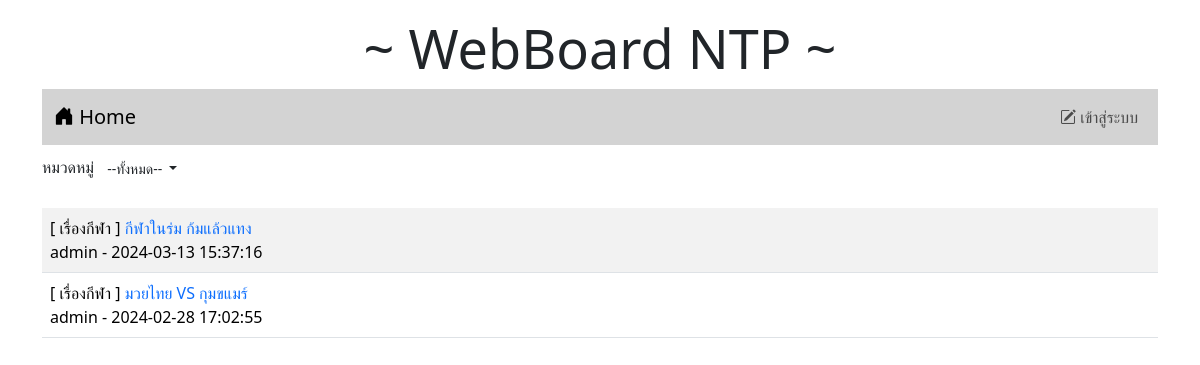
Before: / with the older database file.
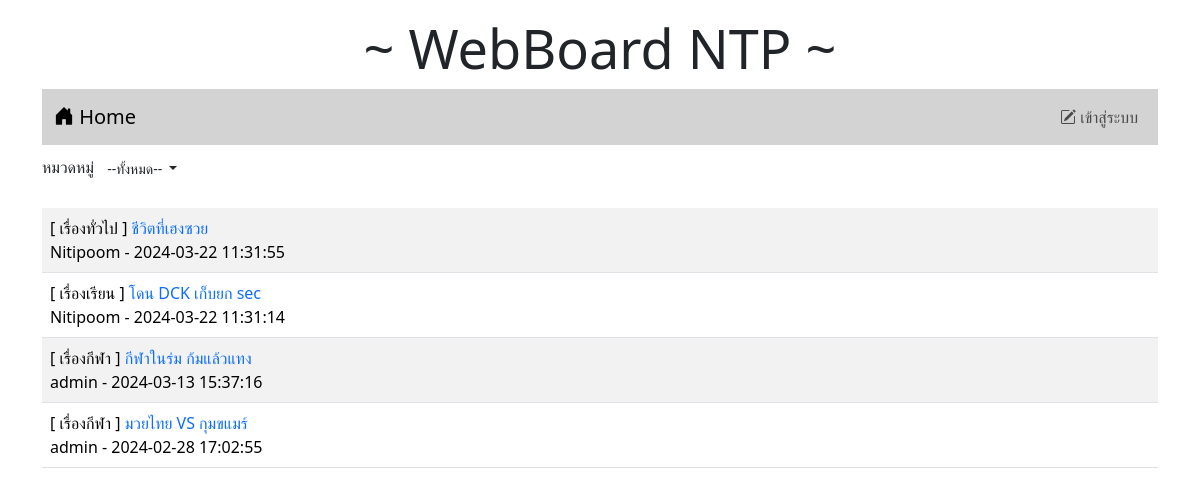
After: the same page with the newer database file.
### tables this page shows
CREATE TABLE `post` (
  `id` int(11) NOT NULL,
  `title` varchar(128) NOT NULL,
  `content` varchar(2048) NOT NULL,
  `post_date` datetime NOT NULL,
  `cat_id` int(11) NOT NULL,
  `user_id` int(11) NOT NULL
);

CREATE TABLE `category` (
  `id` int(11) NOT NULL,
  `name` varchar(32) NOT NULL
);

CREATE TABLE `user` (
  `id` int(11) NOT NULL,
  `login` varchar(32) NOT NULL,
  `password` varchar(64) NOT NULL,
  `name` varchar(64) NOT NULL,
  `gender` char(1) NOT NULL,
  `email` varchar(32) NOT NULL,
  `role` char(1) NOT NULL
);

### index.php (the view, shortened to what this page needs)
<!DOCTYPE html>
<html lang="en">
<head>
    <link rel="stylesheet" href="bootstrap-5.3.2-dist/css/bootstrap.min.css">
    <link rel="stylesheet" href="https://cdn.jsdelivr.net/npm/bootstrap-icons@1.11.3/font/bootstrap-icons.min.css">
</head>
<div class = "container-lg">
<h1 style="text-align: center;font-size: 54px;"class="mt-3">~ WebBoard NTP ~</h1>
</div>
<body class="container">
    <?php include('nav.php')?>
    <div class="my-2 d-flex justify-content-between">
        <div>
            <lable>หมวดหมู่</lable>
            <span class="dropdown">
                <?php
                    $conn=new PDO("mysql:host=localhost;dbname=webboard;charset=utf8","root","");
                ?>
                <button class="btn btn-white-50 btn-sm dropdown-toggle" type="button" data-bs-toggle="dropdown"
                    aria-expanded="false">
                        <?php
                        if(isset($_GET['id'])){
                        $sql="SELECT name FROM category WHERE id=$_GET[id]";
                        foreach($conn->query($sql)as $row)
                        echo "$row[name]";
                        }else{
                            echo "--ทั้งหมด--";
                        }
                        ?>
                </button>
                    <?php
                        $sql="SELECT * FROM category";
                    ?>
            </span>
        </div>
    </div>
    <table class="table table-striped mt-4 ">
        <?php
        $conn=new PDO("mysql:host=localhost;dbname=webboard;charset=utf8","root","");
        if(isset($_GET['id'])){
            $sql="SELECT t3.name,t1.title,t1.id,t2.login,t1.post_date,t2.id as 'user_id' FROM post as t1
            INNER JOIN user as t2 ON (t1.user_id=t2.id)
            INNER JOIN category as t3 ON (t1.cat_id=t3.id)
            WHERE t1.cat_id=$_GET[id]
            ORDER BY t1.post_date DESC" ;
        }else{
            $sql="SELECT t3.name,t1.title,t1.id,t2.login,t1.post_date,t2.id as 'user_id' FROM post as t1
            INNER JOIN user as t2 ON (t1.user_id=t2.id)
            INNER JOIN category as t3 ON (t1.cat_id=t3.id)
            ORDER BY t1.post_date DESC" ;
        }
        $result=$conn->query($sql);
        while($row=$result->fetch()){
            echo "<tr><td class='d-flex'>
            <div class='flex-grow-1'>[ $row[0] ]<a href=post.php?id=$row[2]
            style=text-decoration:none> $row[1]</a><br>$row[3] - $row[4]</div>";
        }
        ?>
    </table>
</body>
</html>

### nav.php (shortened to what this page needs)
<nav class="navbar navbar-expand-lg" style="background-color:#d3d3d3;">
  <div class="container-fluid">
    <a class="navbar-brand" href="index.php"><i class="bi bi-house-door-fill"></i> Home</a>
      <ul class="navbar-nav">
        <?php if(!isset($_SESSION['id'])) { ?>
        <li class="nav-item">
          <a class="nav-link" aria-current="page" href="login.php"><i class="bi bi-pencil-square"></i> เข้าสู่ระบบ</a>
        </li>
        <?php } ?>
      </ul>
    </div>
</nav>

Changed rows visible on the page:
added post: category.name "เรื่องทั่วไป", title "ชีวิตที่เฮงซวย", user.login "Nitipoom", post_date "2024-03-22 11:31:55"
added post: category.name "เรื่องเรียน", title "โดน DCK เก็บยก sec", user.login "Nitipoom", post_date "2024-03-22 11:31:14"
